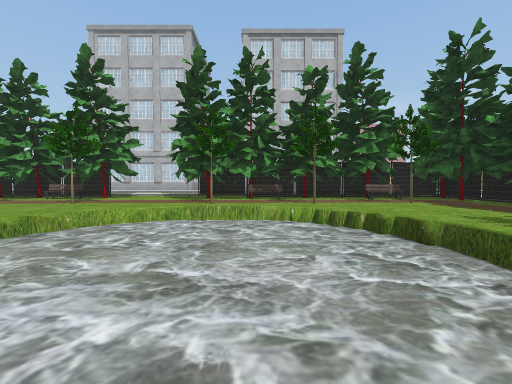
[1] (above)

12 first-person views from a walk through a scene from a Unity 3-D project. The camera is 1.3 m above the floor, tilts 2° down and sees 90° across. The floor is counted in squares, 2 m on a side. Each view is taken from the middle of a square. On the plan, view 1 faces up. The plan holds only what a view shows up to about 9 squares ahead; the rest is blank. The place goes on beyond the plan. The player is left out. Some surface patterns are stand-ins.

[2]
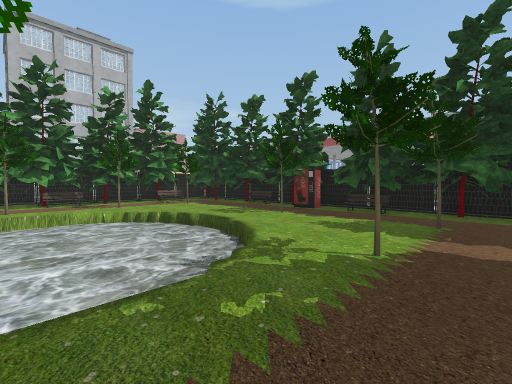

[3]
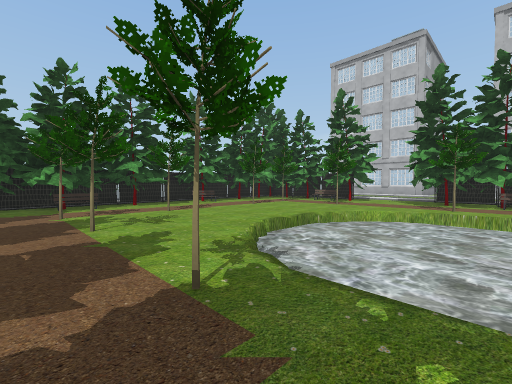

[4]
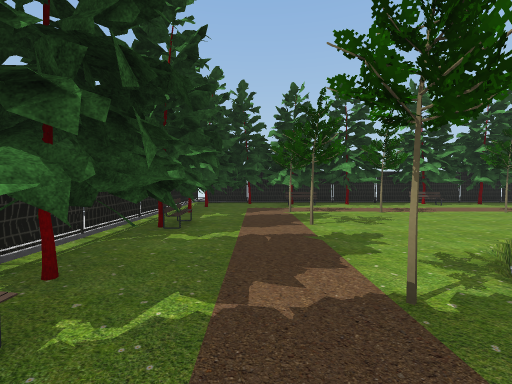

[5]
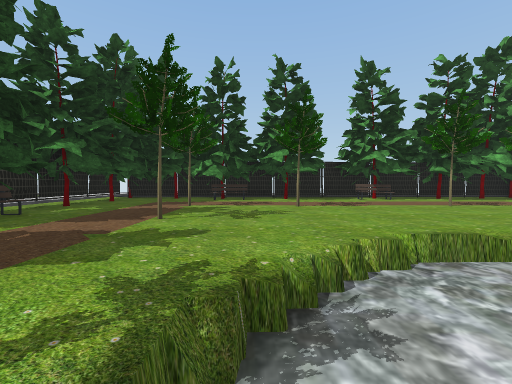

[6]
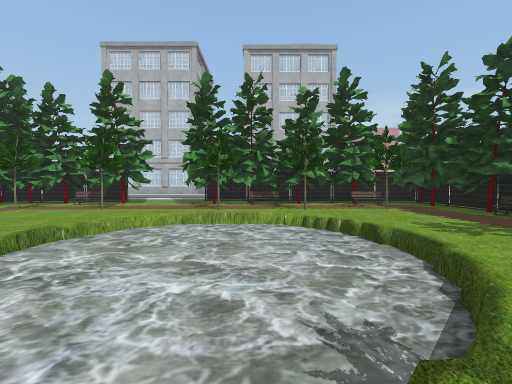

[7]
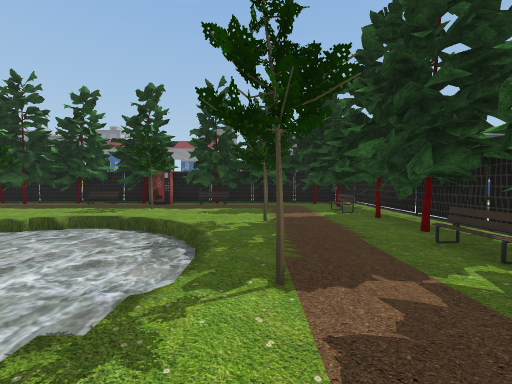

[8]
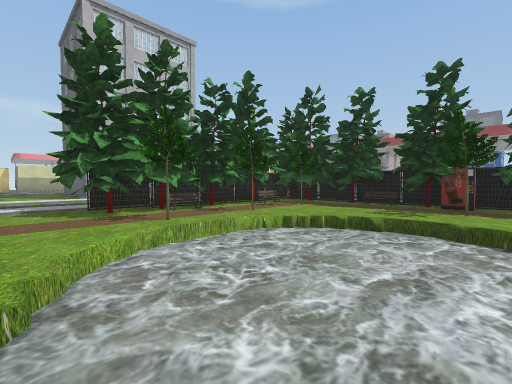

[9]
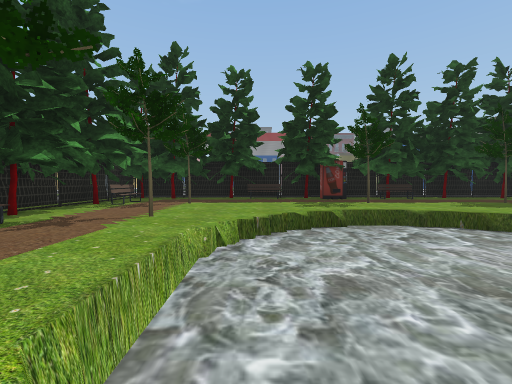

[10]
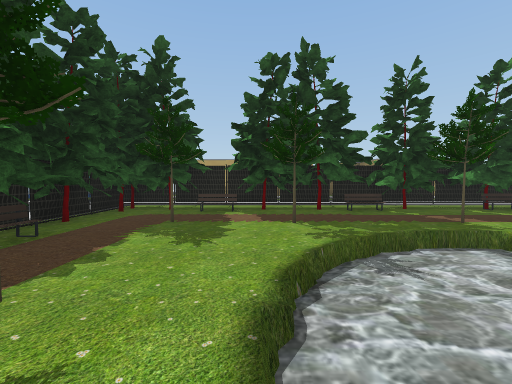

[11]
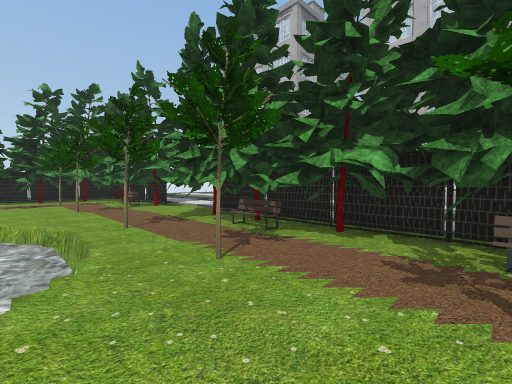

[12]
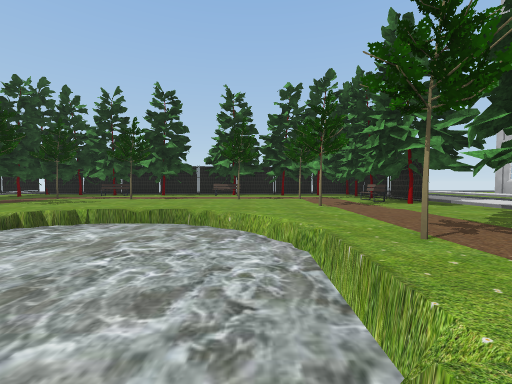

### Floor plan
Key: @ floor where view 1 was taken; # wall or solid block; . main floor; : floor 0.25 m higher than the main floor; - floor 0.5 m lower than the main floor; / step, stairs or slope; = window, fence, low wall or low ledge; B bench; T tree; M machine; U building; O other object.
Columns run from 9 left of view 1 to 6 right of it. Each row starts with its distance up from view 1.
 13  U
 12  U
 11  :::  :::
 10   ..  ...
  9
  8  #   O:O#####:#
  7  ###B#.##BB#B##
  6  ##.....##...##
  5 O##T.T..T.T.T.##
  4 ##.T.../--/...#
  3  B..../----/..BO
  2 .#..../----/T.M#
  1 O#.T../----...B#
  0 .#.....--@/.. ##
 -1 OB.T.T..T.T.T##.
 -2  #............##
 -3 O###.B###B##=##O

Positions as (right, up) in squares from view 1, and headings:
1: (0, 0), facing up
2: (-1, -2), facing up-right
3: (0, -2), facing up-left
4: (0, -2), facing left
5: (-1, 0), facing left
6: (0, -1), facing up
7: (-3, -1), facing right
8: (-3, 1), facing up-right
9: (-2, 4), facing right
10: (2, 3), facing down
11: (3, 4), facing up-left
12: (1, 4), facing left
